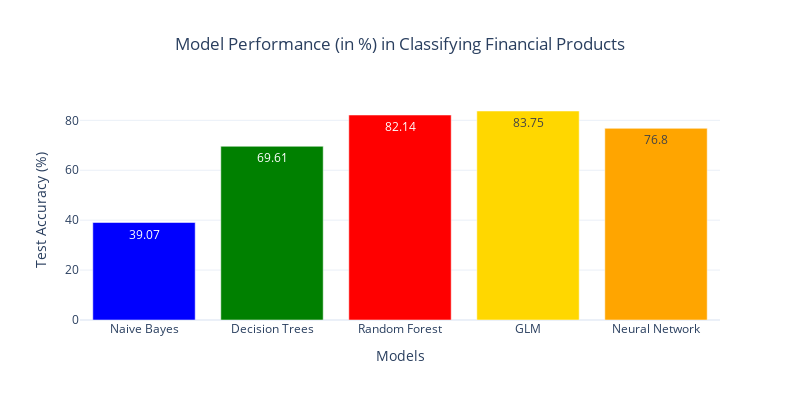

Notebook code cell kept with this figure:
### Markdown cell above
## 3.5 Evaluation or Validation

### Importance of Comparing Test Accuracies in Text Classification

Comparing test accuracies across different models is crucial for our text classification task, especially given the high-dimensional and sparse nature of the Customer Complaints Narrative data. Test accuracy serves as an unbiased metric that directly reflects a model's ability to generalize to unseen data. Since our task involves categorizing textual data into specific classes, a slight variation in accuracy can significantly impact the model's utility in real-world applications. Therefore, assessing models solely based on their test accuracy helps us to objectively select the best-performing model for our specific use-case.

### Code cell
models = ['Naive Bayes', 'Decision Trees', 'Random Forest', 'GLM', 'Neural Network']
accuracies = [test_accuracy_nb, test_accuracy_dt, test_accuracy_rf, test_accuracy_glm, test_accuracy_dl]

# Create a DataFrame for the data
df = pd.DataFrame({'Models': models, 'Accuracies': accuracies})

# Create a color list and update the color of the best-performing model to 'gold'
colors = ['blue', 'green', 'red', 'purple', 'orange']
best_index = np.argmax(accuracies)
colors[best_index] = 'gold'

# Create the bar chart
fig = go.Figure(data=[go.Bar(
    x=df['Models'],
    y=df['Accuracies'],
    text=df['Accuracies'],
    textposition='auto',
    marker_color=colors
)])

# Customize the layout
fig.update_layout(
    title='Model Performance (in %) in Classifying Financial Products',
    xaxis_title='Models',
    yaxis_title='Test Accuracy (%)',
    template='plotly_white',
    title_x=0.5,
    width=800,  # Width of the figure in pixels
    height=400  # Height of the figure in pixels
)

# Show the plot
fig.show()

### Figure 1 — Plotly figure (JSON) as saved in the notebook; plotly's stock layout.template omitted (floating-point values rounded to 4 significant figures)
{"data": [{"marker": {"color": ["blue", "green", "red", "gold", "orange"]}, "text": [39.07, 69.61, 82.14, 83.75, 76.8], "textposition": "auto", "type": "bar", "x": ["Naive Bayes", "Decision Trees", "Random Forest", "GLM", "Neural Network"], "y": [39.07, 69.61, 82.14, 83.75, 76.8]}], "layout": {"height": 400, "title": {"text": "Model Performance (in %) in Classifying Financial Products", "x": 0.5}, "width": 800, "xaxis": {"title": {"text": "Models"}}, "yaxis": {"title": {"text": "Test Accuracy (%)"}}}}
